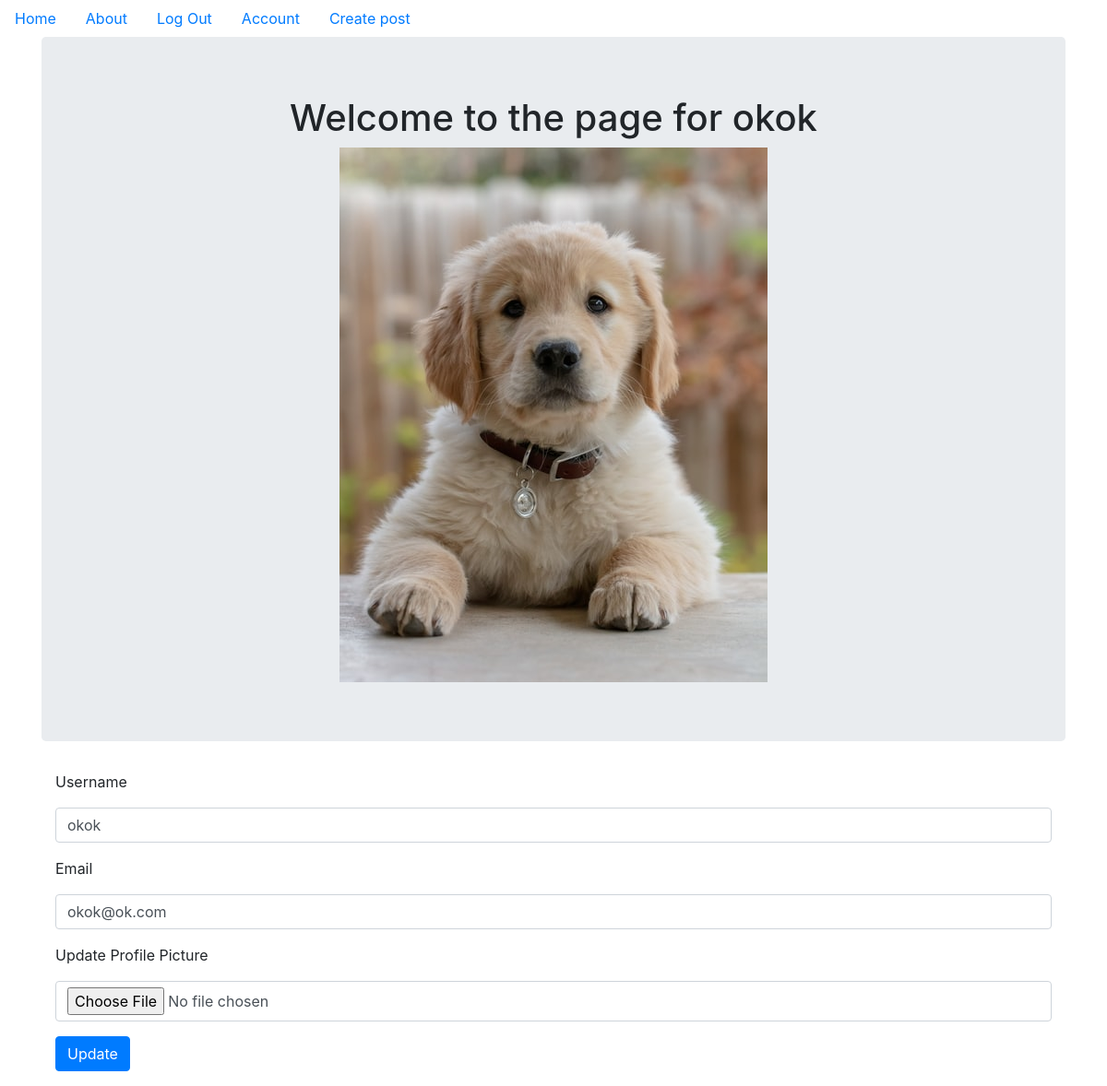
/account (signed in), run on the app's committed database.
### puppycompanyblog/models.py (models this page shows, shortened)
class User(db.Model,UserMixin):
    __tablename__ = 'users'
    id = db.Column(db.Integer,primary_key=True)
    profile_image = db.Column(db.String(20),nullable=False,default ='default_profile.png')
    email = db.Column(db.String(64),unique=True,index=True)
    username = db.Column(db.String(64),unique=True,index=True)
    password_hash = db.Column(db.String(128))
    posts = db.relationship('BlogPost',backref='author',lazy=True)

### puppycompanyblog/users/views.py (the view)
@users.route('/account',methods=['GET','POST'])
@login_required
def account():
    form = UpdateUserForm()
    if form.validate_on_submit():
        if form.picture.data:
            username = current_user.username
            pic = add_profile_pic(form.picture.data,username)
            current_user.profile_image = pic
        current_user.username = form.username.data
        current_user.email = form.email.data
        db.session.commit()
        flash('User Account Updated!')
        return redirect(url_for('users.account'))
    elif request.method == 'GET':
        form.username.data = current_user.username
        form.email.data = current_user.email
    profile_image = url_for('static',filename ='profile_pics/'+current_user.profile_image)
    return render_template('account.html',profile_image=profile_image,form=form)

### puppycompanyblog/users/forms.py (shortened to what this page needs)
class UpdateUserForm(FlaskForm):
    email = StringField('Email',validators=[DataRequired(),Email()])
    username = StringField('Username',validators=[DataRequired()])
    picture = FileField('Update Profile Picture',validators=[FileAllowed(['jpg','png'])])
    submit = SubmitField('Update')

### puppycompanyblog/models.py (called while the page is built)
@login_manager.user_loader
def load_user(user_id):
    return User.query.get(user_id)

### puppycompanyblog/templates/account.html (shortened to what this page needs)
{% extends "base.html" %}
{% block content %}
    <div class = "jumbotron">
        <div align ='center'>
            <h1> Welcome to the page for {{current_user.username}}</h1>
            <img align='center' src="{{url_for('static',filename='profile_pics/'+current_user.profile_image)}}">
        </div>
    </div>
    <div class="container">
        <form method="POST" action="" enctype="multipart/form-data">
        <div class="form-group">
        {{form.username.label(class='form-group')}}
        {{form.username(class='form-control')}}
        </div>
        <div class="form-group">
        {{form.email.label(class='form-group')}}
        {{form.email(class='form-control')}}
        </div>
        <div class="form-group">
        {{form.picture.label(class='form-group')}}
        {{form.picture(class='form-control')}}
        </div>
        <div class="form-group">
        {{form.submit(class='btn btn-primary')}}
        </div>
        </form>
    </div>
{% endblock %}

### data on the page
User: username "okok", profile_image (placeholder picture), email "okok@ok.com"
